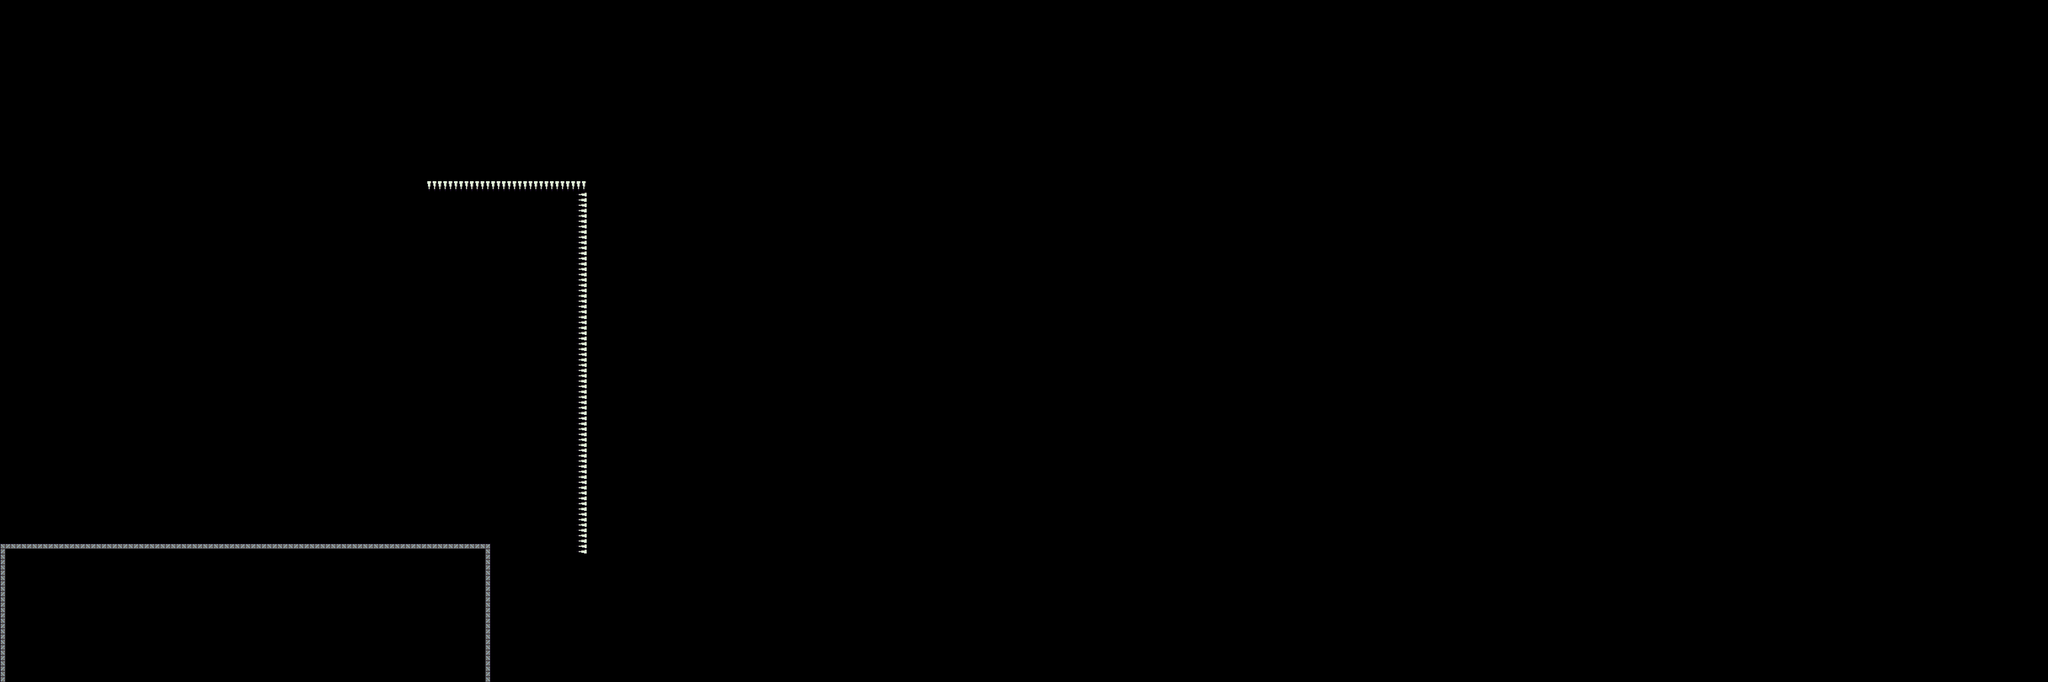

This is a level from a 2D game, rendered from its Tiled map with the project's own tilesets. A one-line summary and the map file follow, with tile-layer data summarised:
An orthogonal 192x64 tile map with 16x16 px tiles, 1 tile layer (tiles) and 52 objects.

<map version="1.4" tiledversion="1.4.1" orientation="orthogonal" renderorder="right-down" width="192" height="64" tilewidth="16" tileheight="16" infinite="0" nextlayerid="9" nextobjectid="103">
 <tileset firstgid="1" name="tiles" tilewidth="16" tileheight="16" tilecount="16" columns="4">
  <image source="../../images/tilesets/tiles.png" width="64" height="64" />
 </tileset>
 <objectgroup id="2" name="sw-triangles">
  <object id="1" x="32" y="608" width="32" height="208" />
  <object id="2" x="32" y="624" width="48" height="192" />
  <object id="3" x="32" y="640" width="64" height="176" />
  <object id="4" x="32" y="656" width="80" height="160" />
  <object id="5" x="32" y="672" width="96" height="144" />
  <object id="6" x="32" y="688" width="112" height="128" />
  <object id="7" x="32" y="704" width="130" height="112" />
  <object id="8" x="32" y="720" width="148" height="96" />
  <object id="9" x="32" y="736" width="160" height="80" />
  <object id="10" x="32" y="752" width="176" height="64" />
  <object id="11" x="32" y="768" width="208" height="48" />
  <object id="12" x="32" y="784" width="260" height="32" />
  <object id="13" x="32" y="800" width="320" height="16" />
  <object id="18" x="32" y="32" width="12" height="782.667" />
  <object id="37" x="32" y="240" width="24" height="578.047" />
  <object id="59" x="752" y="784" width="16" height="224" />
  <object id="60" x="752" y="816" width="32" height="192" />
  <object id="61" x="752" y="848" width="48" height="160" />
  <object id="62" x="752" y="880" width="64" height="128" />
  <object id="63" x="752" y="896" width="80" height="112" />
  <object id="64" x="752" y="912" width="96" height="96" />
  <object id="65" x="752" y="928" width="128" height="80" />
  <object id="66" x="752" y="944" width="160" height="64" />
  <object id="67" x="752" y="960" width="208" height="48" />
  <object id="68" x="752" y="976" width="256" height="32" />
  <object id="69" x="752" y="992" width="320" height="16" />
 </objectgroup>
 <objectgroup id="3" name="squares">
  <object id="14" x="32" y="815.788" width="704" height="16" />
  <object id="26" x="0" y="32" width="32" height="800" />
  <object id="40" x="736" y="449.333" width="16" height="580.67" />
  <object id="44" x="880" y="0" width="16" height="832" />
  <object id="46" x="752" y="1008" width="608" height="16" />
  <object id="74" x="704" y="704" width="32" height="112" />
  <object id="75" x="640" y="256" width="240" height="16" />
  <object id="89" x="1200" y="0" width="16" height="800" />
  <object id="98" x="1344" y="768" width="16" height="240" />
 </objectgroup>
 <objectgroup id="6" name="end">
  <object id="35" x="1632" y="944" width="16" height="64" />
 </objectgroup>
 <objectgroup id="4" name="se-triangles">
  <object id="19" x="631" y="756" width="73" height="60" />
  <object id="20" x="576" y="768" width="128" height="48" />
  <object id="21" x="498" y="784" width="205.333" height="32" />
  <object id="22" x="432" y="800" width="272" height="16" />
  <object id="38" x="667.667" y="740.333" width="36.3333" height="75.3333" />
  <object id="42" x="688" y="704" width="16" height="112" />
  <object id="78" x="1271" y="948" width="73" height="60" />
  <object id="79" x="1216" y="960" width="128" height="48" />
  <object id="80" x="1138" y="976" width="205.333" height="32" />
  <object id="81" x="1072" y="992" width="272" height="16" />
  <object id="82" x="1307.67" y="932.333" width="36.3333" height="75.3333" />
  <object id="83" x="1328" y="896" width="16" height="112" />
 </objectgroup>
 <objectgroup id="8" name="ne-triangles">
  <object id="99" x="1328" y="768" width="32" height="112" />
  <object id="101" x="1312" y="768" width="48" height="48" />
 </objectgroup>
 <objectgroup id="7" name="spikes">
  <object id="76" x="640" y="272" width="240" height="12" />
  <object id="77" x="868" y="288" width="12" height="544" />
 </objectgroup>
 <layer id="5" name="tiles" width="192" height="64">
  <data>[12288 cells, 119 non-empty, 8 distinct tile ids]</data>
 </layer>
</map>
